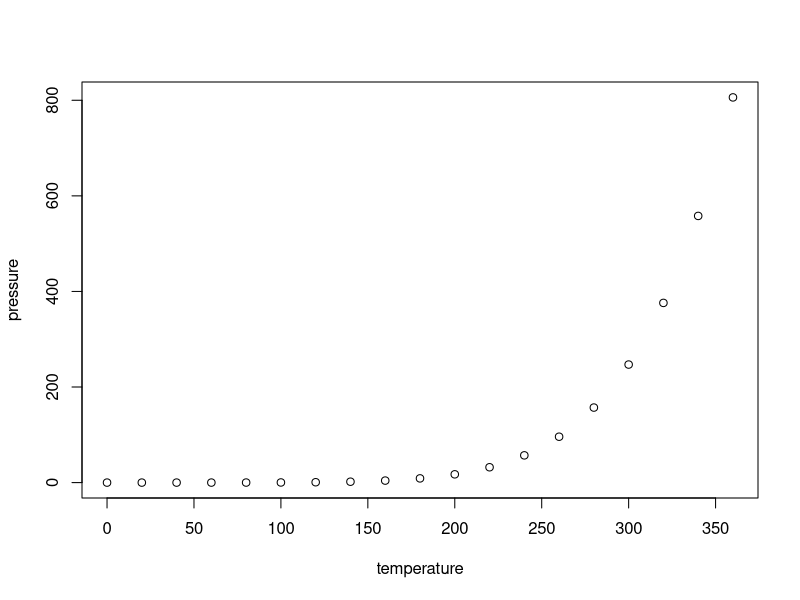
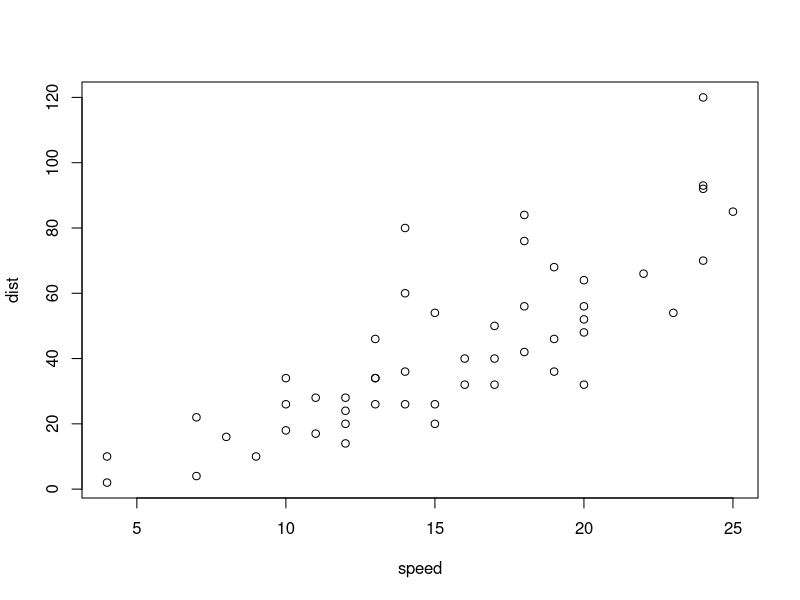
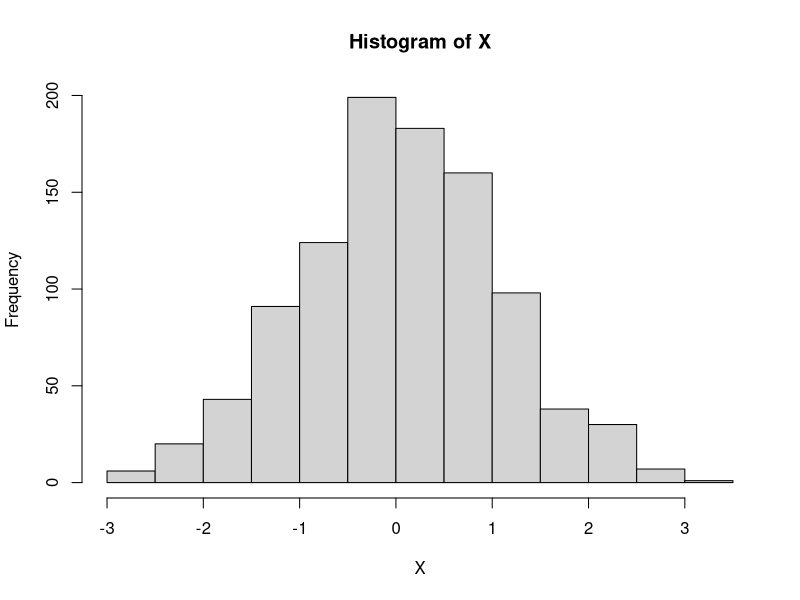

Here is the R script that generated these plots, in order:
## ---- chunk 1
knitr::opts_chunk$set(echo = TRUE)
## ---- chunk 2
summary(cars)
## ---- chunk 3
plot(pressure)
plot(cars)
## ---- chunk 4
n = 1000
X = rnorm(n) # Create a normally distributed random variable
mean(X)
hist(X)
